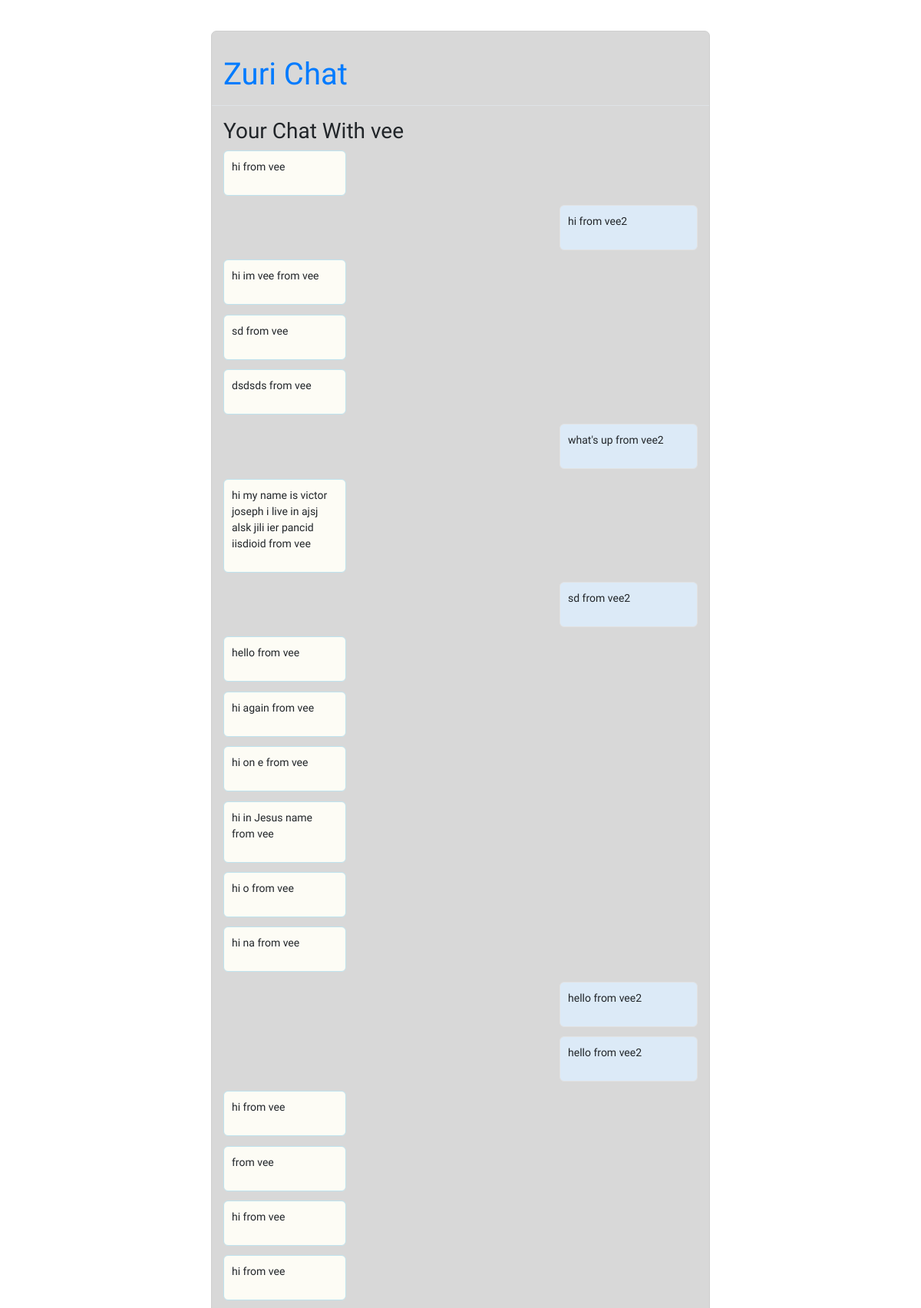
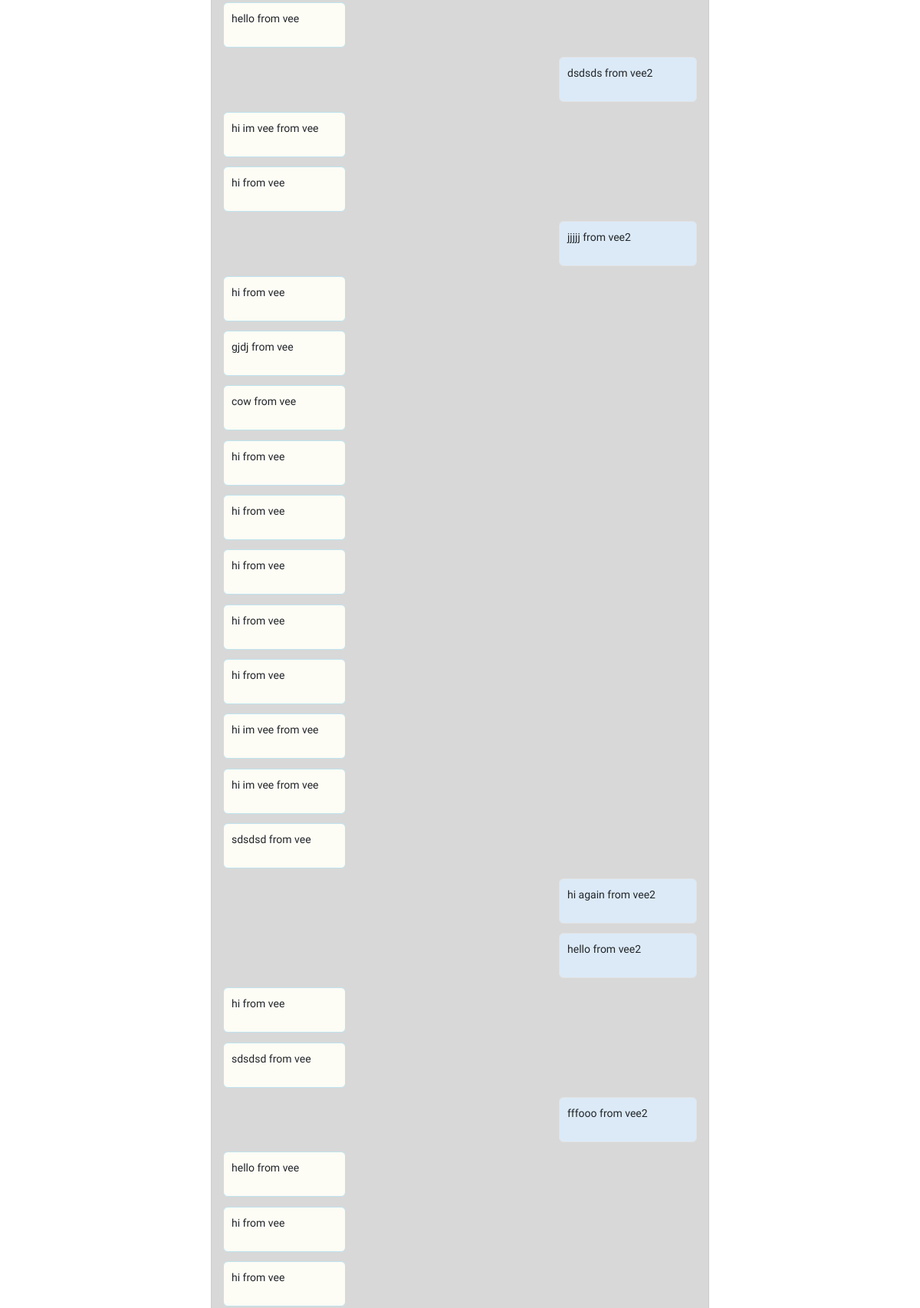
Screenshot of /messages/vee/ (signed in, upper part) with the database file from the repository (2 pictures, top to bottom).
### chat/models.py (models this page shows, shortened)
class Thread(models.Model):
    first        = models.ForeignKey(settings.AUTH_USER_MODEL, on_delete=models.CASCADE, related_name='chat_thread_first')
    second       = models.ForeignKey(settings.AUTH_USER_MODEL, on_delete=models.CASCADE, related_name='chat_thread_second')
    updated      = models.DateTimeField(auto_now=True)
    timestamp    = models.DateTimeField(auto_now_add=True)
    objects      = ThreadManager()

class ChatMessage(models.Model):
    thread      = models.ForeignKey(Thread, null=True, blank=True, on_delete=models.SET_NULL)
    user        = models.ForeignKey(settings.AUTH_USER_MODEL, verbose_name='sender', on_delete=models.CASCADE)
    message     = models.TextField()
    timestamp   = models.DateTimeField(auto_now_add=True)

### chat/views.py (the view, shortened to what this page needs)
# urls.py: path('messages/<str:username>/', ThreadView.as_view(), name='thread'),
class ThreadView(LoginRequiredMixin, FormMixin, DetailView):
    template_name = 'chat/thread.html'
    form_class = ComposeForm
    success_url = './'
    def get_object(self):
        other_username  = self.kwargs.get("username")
        obj, created    = Thread.objects.get_or_new(self.request.user, other_username)
        if obj == None:
            raise Http404
        return obj
    def get_context_data(self, **kwargs):
        context = super().get_context_data(**kwargs)
        context['form'] = self.get_form()
        return context

### chat/models.py (called while the page is built, shortened)
    def get_or_new(self, user, other_username): # get_or_create
        username = user.username
        if username == other_username:
            return None
        qlookup1 = Q(first__username=username) & Q(second__username=other_username)
        qlookup2 = Q(first__username=other_username) & Q(second__username=username)
        qs = self.get_queryset().filter(qlookup1 | qlookup2).distinct()
        if qs.count() == 1:
            return qs.first(), False
        elif qs.count() > 1:
            return qs.order_by('timestamp').first(), False

### chat/templates/chat/thread.html (shortened to what this page needs)
{% extends "chat/base.html" %}
{% block content %}
<h3>Your Chat With {% if user != object.first %}{{ object.first }}{% else %}{{ object.second }}{% endif %}</h3>
<div id='chat-items' class="chat">
{% for chat in object.chatmessage_set.all %}
      {% if chat.user == user %}
        <div class="friend">
          <div class="message">
          		<p>{{ chat.message }} from {{ chat.user }}</p>
          </div>
         </div>
      {% else %}
       <div class="me">
          <div class="message">
          		<p>{{ chat.message }} from {{ chat.user }}</p>
          </div>
         </div>
       {% endif %}
{% endfor %}
</div>
</div>
{% endblock %}

### chat/static/chat/base.css (style rules this page uses)
body { font-family: Gudea; background : white; no-repeat center center fixed; -webkit-background-size: cover; background-size: cover; }
.friend .message { border : 1px solid #E2E2E2; margin-left: auto; margin-bottom: 2%; padding: 10px; background: #DCEAF7; border-radius: 6px; width: 180px; position: relative; }
.me .message { border: 1px solid #BFE3EE; margin-bottom: 2%; padding: 10px; background: #FDFCF5; border-radius: 6px; position: relative; width: 160px; }
.friend p , .me p { font-size: 14px; }

### rows the page displays
Thread: first "vee"
ChatMessage: message "hi", user "vee"
ChatMessage: message "hi", user "vee2"
ChatMessage: message "hi im vee", user "vee"
ChatMessage: message "sd", user "vee"
ChatMessage: message "dsdsds", user "vee"
ChatMessage: message "what's up", user "vee2"
ChatMessage: message "hi my name is victor joseph i live in ajsj alsk jili ier pancid iisdioid", user "vee"
ChatMessage: message "sd", user "vee2"
ChatMessage: message "hello", user "vee"
ChatMessage: message "hi again", user "vee"
ChatMessage: message "hi on e", user "vee"
ChatMessage: message "hi in Jesus name", user "vee"
ChatMessage: message "hi o", user "vee"
ChatMessage: message "hi na", user "vee"
ChatMessage: message "hello", user "vee2"
ChatMessage: message "hello", user "vee2"
ChatMessage: message "hi", user "vee"
ChatMessage: user "vee"
ChatMessage: message "hi", user "vee"
ChatMessage: message "hi", user "vee"
ChatMessage: message "hello", user "vee"
ChatMessage: message "dsdsds", user "vee2"
ChatMessage: message "hi im vee", user "vee"
ChatMessage: message "hi", user "vee"
ChatMessage: message "jjjjj", user "vee2"
ChatMessage: message "hi", user "vee"
ChatMessage: message "gjdj", user "vee"
ChatMessage: message "cow", user "vee"
ChatMessage: message "hi", user "vee"
ChatMessage: message "hi", user "vee"
ChatMessage: message "hi", user "vee"
ChatMessage: message "hi", user "vee"
ChatMessage: message "hi", user "vee"
ChatMessage: message "hi im vee", user "vee"
ChatMessage: message "hi im vee", user "vee"
ChatMessage: message "sdsdsd", user "vee"
ChatMessage: message "hi again", user "vee2"
ChatMessage: message "hello", user "vee2"
ChatMessage: message "hi", user "vee"
ChatMessage: message "sdsdsd", user "vee"
ChatMessage: message "fffooo", user "vee2"
ChatMessage: message "hello", user "vee"
ChatMessage: message "hi", user "vee"
ChatMessage: message "hi", user "vee"
